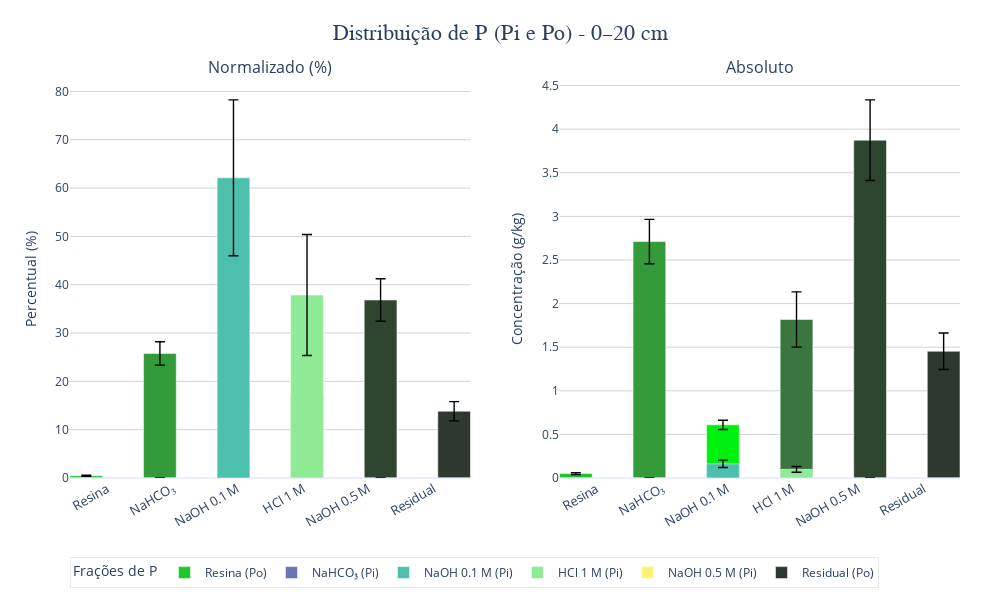

The code cell stored with this chart in its notebook:
### Code cell
def add_vertical_bars_with_errors(fig, medias_Po, stds_Po, medias_Pi, stds_Pi, col, y_title):
    bar_width = 0.5  # espessura da barra

    for i in range(len(nomes)):
        # Resina e Residual
        if i in [0, 5]:
            fig.add_trace(go.Bar(
                x=[nomes[i]],
                y=[medias_Po[i]],
                error_y=dict(type='data', array=[stds_Po[i]], color='black', thickness=1.4, width=5),
                name=f"{nomes[i]} (Po)",
                marker_color=cores_Po[i],
                width=bar_width,
                offsetgroup=str(i),
                showlegend=(col == 1)
            ), row=1, col=col)

            # Pi fictício = 0 (para manter agrupamento)
            fig.add_trace(go.Bar(
                x=[nomes[i]],
                y=[0],
                marker_color=cores_Pi[i],
                width=bar_width,
                offsetgroup=str(i),
                showlegend=False
            ), row=1, col=col)
        else:
            # Po
            fig.add_trace(go.Bar(
                x=[nomes[i]],
                y=[medias_Po[i]],
                error_y=dict(type='data', array=[stds_Po[i]], color='black', thickness=1.4, width=5),
                name=f"{nomes[i]} (Po)",
                marker_color=cores_Po[i],
                width=bar_width,
                offsetgroup=str(i),
                showlegend=False
            ), row=1, col=col)

            # Pi
            fig.add_trace(go.Bar(
                x=[nomes[i]],
                y=[medias_Pi[i]],
                error_y=dict(type='data', array=[stds_Pi[i]], color='black', thickness=1.4, width=5),
                name=f"{nomes[i]} (Pi)",
                marker_color=cores_Pi[i],
                width=bar_width,
                offsetgroup=str(i),
                showlegend=(col == 1)
            ), row=1, col=col)

    fig.update_yaxes(title_text=y_title, showgrid=True, gridcolor="lightgray", zeroline=True, row=1, col=col)
    fig.update_xaxes(showgrid=False, tickangle=-30, tickfont=dict(size=13), row=1, col=col)

fig = make_subplots(rows=1, cols=2, subplot_titles=("Normalizado (%)", "Absoluto"), shared_yaxes=False)

media_Po_gkg = media_Po / 1000
media_Pi_gkg = media_Pi / 1000
std_Po_gkg   = std_Po / 1000
std_Pi_gkg   = std_Pi / 1000

add_vertical_bars_with_errors(fig, media_Po_norm, std_Po_norm, media_Pi_norm, std_Pi_norm, 1, "Percentual (%)")
add_vertical_bars_with_errors(fig, media_Po_gkg, std_Po_gkg, media_Pi_gkg, std_Pi_gkg, 2, "Concentração (g/kg)")

fig.update_layout(
    barmode='group',
    title=dict(text="Distribuição de P (Pi e Po) - 0–20 cm", x=0.5, font=dict(size=22, family="Arial")),
    bargap=0.25,
    width=1000,
    height=600,
    template="plotly_white",
    legend_title="Frações de P",
    legend=dict(
        orientation="h",
        y=-0.2,
        x=0,
        bgcolor="rgba(255,255,255,0.7)",
        bordercolor="lightgray",
        borderwidth=0.5
    ),
    margin=dict(l=70, r=40, t=80, b=80)
)

fig.show()

### Figure 1 — Plotly figure (JSON) as saved in the notebook; plotly's stock layout.template omitted (floating-point values rounded to 4 significant figures)
{"data": [{"error_y": {"array": [0.1065], "color": "black", "thickness": 1.4, "type": "data", "width": 5}, "marker": {"color": "#1EC729"}, "name": "Resina (Po)", "offsetgroup": "0", "showlegend": true, "type": "bar", "width": 0.5, "x": ["Resina"], "xaxis": "x", "y": [0.4811], "yaxis": "y"}, {"marker": {"color": "#7b3ba4"}, "offsetgroup": "0", "showlegend": false, "type": "bar", "width": 0.5, "x": ["Resina"], "xaxis": "x", "y": [0], "yaxis": "y"}, {"error_y": {"array": [2.417], "color": "black", "thickness": 1.4, "type": "data", "width": 5}, "marker": {"color": "#349B3A"}, "name": "NaHCO₃ (Po)", "offsetgroup": "1", "showlegend": false, "type": "bar", "width": 0.5, "x": ["NaHCO₃"], "xaxis": "x", "y": [25.79], "yaxis": "y"}, {"error_y": {"array": [0], "color": "black", "thickness": 1.4, "type": "data", "width": 5}, "marker": {"color": "#6b75b2"}, "name": "NaHCO₃ (Pi)", "offsetgroup": "1", "showlegend": true, "type": "bar", "width": 0.5, "x": ["NaHCO₃"], "xaxis": "x", "y": [0], "yaxis": "y"}, {"error_y": {"array": [0.5066], "color": "black", "thickness": 1.4, "type": "data", "width": 5}, "marker": {"color": "#00F010"}, "name": "NaOH 0.1 M (Po)", "offsetgroup": "2", "showlegend": false, "type": "bar", "width": 0.5, "x": ["NaOH 0.1 M"], "xaxis": "x", "y": [5.796], "yaxis": "y"}, {"error_y": {"array": [16.12], "color": "black", "thickness": 1.4, "type": "data", "width": 5}, "marker": {"color": "#4cc0ad"}, "name": "NaOH 0.1 M (Pi)", "offsetgroup": "2", "showlegend": true, "type": "bar", "width": 0.5, "x": ["NaOH 0.1 M"], "xaxis": "x", "y": [62.13], "yaxis": "y"}, {"error_y": {"array": [3.009], "color": "black", "thickness": 1.4, "type": "data", "width": 5}, "marker": {"color": "#3B753F"}, "name": "HCl 1 M (Po)", "offsetgroup": "3", "showlegend": false, "type": "bar", "width": 0.5, "x": ["HCl 1 M"], "xaxis": "x", "y": [17.28], "yaxis": "y"}, {"error_y": {"array": [12.52], "color": "black", "thickness": 1.4, "type": "data", "width": 5}, "marker": {"color": "#8eea95"}, "name": "HCl 1 M (Pi)", "offsetgroup": "3", "showlegend": true, "type": "bar", "width": 0.5, "x": ["HCl 1 M"], "xaxis": "x", "y": [37.87], "yaxis": "y"}, {"error_y": {"array": [4.397], "color": "black", "thickness": 1.4, "type": "data", "width": 5}, "marker": {"color": "#2E4630"}, "name": "NaOH 0.5 M (Po)", "offsetgroup": "4", "showlegend": false, "type": "bar", "width": 0.5, "x": ["NaOH 0.5 M"], "xaxis": "x", "y": [36.83], "yaxis": "y"}, {"error_y": {"array": [0], "color": "black", "thickness": 1.4, "type": "data", "width": 5}, "marker": {"color": "#fff176"}, "name": "NaOH 0.5 M (Pi)", "offsetgroup": "4", "showlegend": true, "type": "bar", "width": 0.5, "x": ["NaOH 0.5 M"], "xaxis": "x", "y": [0], "yaxis": "y"}, {"error_y": {"array": [1.987], "color": "black", "thickness": 1.4, "type": "data", "width": 5}, "marker": {"color": "#2F382F"}, "name": "Residual (Po)", "offsetgroup": "5", "showlegend": true, "type": "bar", "width": 0.5, "x": ["Residual"], "xaxis": "x", "y": [13.82], "yaxis": "y"}, {"marker": {"color": "#ffb84d"}, "offsetgroup": "5", "showlegend": false, "type": "bar", "width": 0.5, "x": ["Residual"], "xaxis": "x", "y": [0], "yaxis": "y"}, {"error_y": {"array": [0.0112], "color": "black", "thickness": 1.4, "type": "data", "width": 5}, "marker": {"color": "#1EC729"}, "name": "Resina (Po)", "offsetgroup": "0", "showlegend": false, "type": "bar", "width": 0.5, "x": ["Resina"], "xaxis": "x2", "y": [0.05059], "yaxis": "y2"}, {"marker": {"color": "#7b3ba4"}, "offsetgroup": "0", "showlegend": false, "type": "bar", "width": 0.5, "x": ["Resina"], "xaxis": "x2", "y": [0], "yaxis": "y2"}, {"error_y": {"array": [0.2541], "color": "black", "thickness": 1.4, "type": "data", "width": 5}, "marker": {"color": "#349B3A"}, "name": "NaHCO₃ (Po)", "offsetgroup": "1", "showlegend": false, "type": "bar", "width": 0.5, "x": ["NaHCO₃"], "xaxis": "x2", "y": [2.712], "yaxis": "y2"}, {"error_y": {"array": [0], "color": "black", "thickness": 1.4, "type": "data", "width": 5}, "marker": {"color": "#6b75b2"}, "name": "NaHCO₃ (Pi)", "offsetgroup": "1", "showlegend": false, "type": "bar", "width": 0.5, "x": ["NaHCO₃"], "xaxis": "x2", "y": [0], "yaxis": "y2"}, {"error_y": {"array": [0.05327], "color": "black", "thickness": 1.4, "type": "data", "width": 5}, "marker": {"color": "#00F010"}, "name": "NaOH 0.1 M (Po)", "offsetgroup": "2", "showlegend": false, "type": "bar", "width": 0.5, "x": ["NaOH 0.1 M"], "xaxis": "x2", "y": [0.6095], "yaxis": "y2"}, {"error_y": {"array": [0.04222], "color": "black", "thickness": 1.4, "type": "data", "width": 5}, "marker": {"color": "#4cc0ad"}, "name": "NaOH 0.1 M (Pi)", "offsetgroup": "2", "showlegend": false, "type": "bar", "width": 0.5, "x": ["NaOH 0.1 M"], "xaxis": "x2", "y": [0.1627], "yaxis": "y2"}, {"error_y": {"array": [0.3164], "color": "black", "thickness": 1.4, "type": "data", "width": 5}, "marker": {"color": "#3B753F"}, "name": "HCl 1 M (Po)", "offsetgroup": "3", "showlegend": false, "type": "bar", "width": 0.5, "x": ["HCl 1 M"], "xaxis": "x2", "y": [1.817], "yaxis": "y2"}, {"error_y": {"array": [0.0328], "color": "black", "thickness": 1.4, "type": "data", "width": 5}, "marker": {"color": "#8eea95"}, "name": "HCl 1 M (Pi)", "offsetgroup": "3", "showlegend": false, "type": "bar", "width": 0.5, "x": ["HCl 1 M"], "xaxis": "x2", "y": [0.09918], "yaxis": "y2"}, {"error_y": {"array": [0.4623], "color": "black", "thickness": 1.4, "type": "data", "width": 5}, "marker": {"color": "#2E4630"}, "name": "NaOH 0.5 M (Po)", "offsetgroup": "4", "showlegend": false, "type": "bar", "width": 0.5, "x": ["NaOH 0.5 M"], "xaxis": "x2", "y": [3.873], "yaxis": "y2"}, {"error_y": {"array": [0], "color": "black", "thickness": 1.4, "type": "data", "width": 5}, "marker": {"color": "#fff176"}, "name": "NaOH 0.5 M (Pi)", "offsetgroup": "4", "showlegend": false, "type": "bar", "width": 0.5, "x": ["NaOH 0.5 M"], "xaxis": "x2", "y": [0], "yaxis": "y2"}, {"error_y": {"array": [0.2089], "color": "black", "thickness": 1.4, "type": "data", "width": 5}, "marker": {"color": "#2F382F"}, "name": "Residual (Po)", "offsetgroup": "5", "showlegend": false, "type": "bar", "width": 0.5, "x": ["Residual"], "xaxis": "x2", "y": [1.453], "yaxis": "y2"}, {"marker": {"color": "#ffb84d"}, "offsetgroup": "5", "showlegend": false, "type": "bar", "width": 0.5, "x": ["Residual"], "xaxis": "x2", "y": [0], "yaxis": "y2"}], "layout": {"annotations": [{"font": {"size": 16}, "showarrow": false, "text": "Normalizado (%)", "x": 0.225, "xanchor": "center", "xref": "paper", "y": 1, "yanchor": "bottom", "yref": "paper"}, {"font": {"size": 16}, "showarrow": false, "text": "Absoluto", "x": 0.775, "xanchor": "center", "xref": "paper", "y": 1, "yanchor": "bottom", "yref": "paper"}], "bargap": 0.25, "barmode": "group", "height": 600, "legend": {"bgcolor": "rgba(255,255,255,0.7)", "bordercolor": "lightgray", "borderwidth": 0.5, "orientation": "h", "title": {"text": "Frações de P"}, "x": 0, "y": -0.2}, "margin": {"b": 80, "l": 70, "r": 40, "t": 80}, "title": {"font": {"family": "Arial", "size": 22}, "text": "Distribuição de P (Pi e Po) - 0–20 cm", "x": 0.5}, "width": 1000, "xaxis": {"anchor": "y", "domain": [0, 0.45], "showgrid": false, "tickangle": -30, "tickfont": {"size": 13}}, "xaxis2": {"anchor": "y2", "domain": [0.55, 1], "showgrid": false, "tickangle": -30, "tickfont": {"size": 13}}, "yaxis": {"anchor": "x", "domain": [0, 1], "gridcolor": "lightgray", "showgrid": true, "title": {"text": "Percentual (%)"}, "zeroline": true}, "yaxis2": {"anchor": "x2", "domain": [0, 1], "gridcolor": "lightgray", "showgrid": true, "title": {"text": "Concentração (g/kg)"}, "zeroline": true}}}
